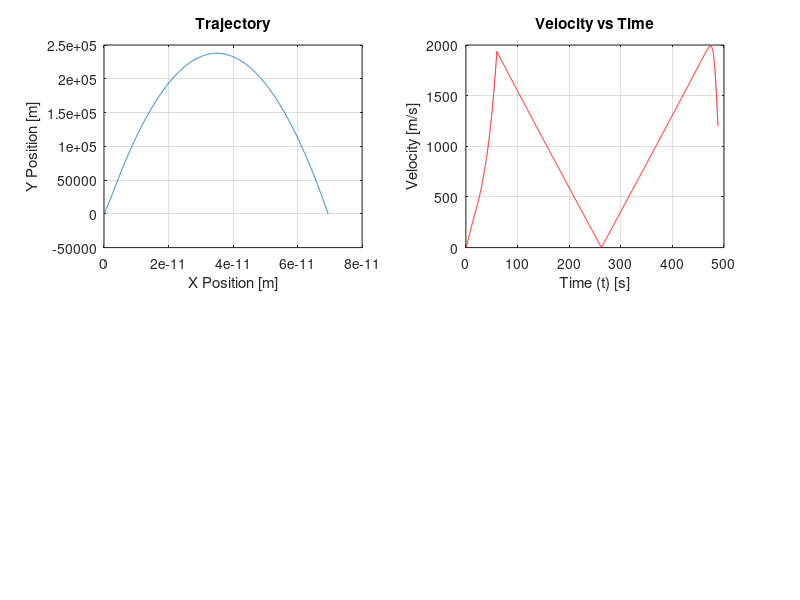

MATLAB code for this plot:
%% Bottle Rocket Problem
clear
clc
g_o = 9.81;
theta = 90 * (pi/180);
r_o = 6.371*10^6; 
%   initial height radius of earth [m]

d = 1.6256;
%   diameter of rocket [m]
A = (pi*(d/2)^2)+(1.15824);
%   cross sectional area [m^2]

Mo = 12700; %kg total mass before burn
M = Mo; %starting mass for iterations
Mp = 8610; %kg mass propellant

rho = 1.225; 

Isp = 250; %s
C = Isp*g_o;

Cd = 0.50;

K = 1.4;
%   specific heat ratio air
R_air = 287;
%   ideal gas constant for air 

V = 0;
Y_pos = 0;
X_pos = 0;
Y_v = 0;
X_v = 0;

t_b = 60; %burn time
M_dot = Mp/t_b; %kg/s flow rate

%% Iteration Initialize
i=1; %Iteration
t=0; %time set for start
t_del = .1;
M_del = M_dot * t_del; % mass change per step size

%% Burn Iteration

while Y_pos >= 0
  % Burnout at 60s
  if t >= t_b
      M_del = 0;
  end
  % Define theta based on time during flight
  
  if t < 5
      theta = 90 * (pi/180);
  elseif t < 60
      theta = 90 * (pi/180);
  else
      theta = atan(Y_v/X_v);
  end
  
  % set temperature based on height
  if Y_pos < 80,000;
        temp = 300 - .00125 * Y_pos;
  else 
        temp = 200;
  end
  
  rho=(1.2*exp((-2.9*(10^-5))*(Y_pos^1.15)));
  %   NASA earth atmosphere model for density [kg/m^3]
    
  c_mach = sqrt(K*R_air*(temp));
  %   speed of sound based on temp
  mach = abs(V)/c_mach;
  %   calculate mach number
  mach_stor(i) = mach;
  %   store mach number
    
    if abs(mach) <=1.1
        Cd = -1.5152*mach^4 + 3.9355*mach^3 - 2.9003*mach^2 + 0.7509*mach + 0.0953;
    elseif abs(mach) > 1.1 && abs(mach) <1.2
        Cd = .425;
    elseif abs(mach)<= 4
        Cd = -0.0294*mach^3 + 0.2735*mach^2 - 0.8528*mach + 1.09017;
    else 
        Cd = .15;
    end
   % Calculate drag coefficient
    
    g = g_o * (r_o / (r_o + Y_pos));
    %   calculate acceleration due to gravity [m/s]
   
    v_del = C * (M_del/M) - ((rho * A * Cd * V * V * t_del)/(2 * M)); % Velocity magnitude without gravity
    
    Y_v_del = v_del * sin(theta) - (g  * t_del); %Incorp gravity for y direction change
    X_v_del = v_del * cos(theta); % X velocity change
    
    Y_v = Y_v_del + Y_v; % current vel
    X_v = X_v_del + X_v;
    
    V = sqrt(Y_v^2 + X_v^2);
    
    Y_pos = Y_pos + (Y_v * t_del); % current position
    X_pos = X_pos + (X_v * t_del);
    
    M = M - M_del;
    
    
    
    i = i+1;
    t = i*t_del;
    t_stor(i) = t;
    
    
    mach_stor(i) = mach;
    theta_stor(i) = theta;
    V_stor(i) = V;
    Y_pos_stor(i) = Y_pos;
    X_pos_stor(i) = X_pos;
    Y_vel_stor(i) = Y_v;
    X_vel_stor(i) = X_v;
end
theta_stor(1) = 90 * (pi/180);

%% DATA PROCESSING 

s = size(V_stor);
for n = 1 : (s(2) -1 )
a = (V_stor(n+1) - V_stor(n)) / (9.81*t_del);
a_stor(n) = a;
end
a_stor(n+1) = a_stor(n);


subplot(1,2,2);
plot(t_stor,a_stor);
xlabel('Time (t) [s]');
ylabel('Acceleration [g]');
grid on;
title('Acceleration');

subplot(1,2,1);
plot(t_stor,mach_stor,'r');
xlabel('Time (t) [s]');
ylabel('Mach Number');
grid on;
title('Mach # vs Time');


subplot(2,2,2);
plot(t_stor,V_stor,'r');
xlabel('Time (t) [s]');
ylabel('Velocity [m/s]');
grid on;
title('Velocity vs Time');

subplot(2,2,1);
plot(X_pos_stor,Y_pos_stor);
xlabel('X Position [m]');
ylabel('Y Position [m]');
grid on;
title('Trajectory');

Distance = max(X_pos_stor)
Height = max(Y_pos_stor)